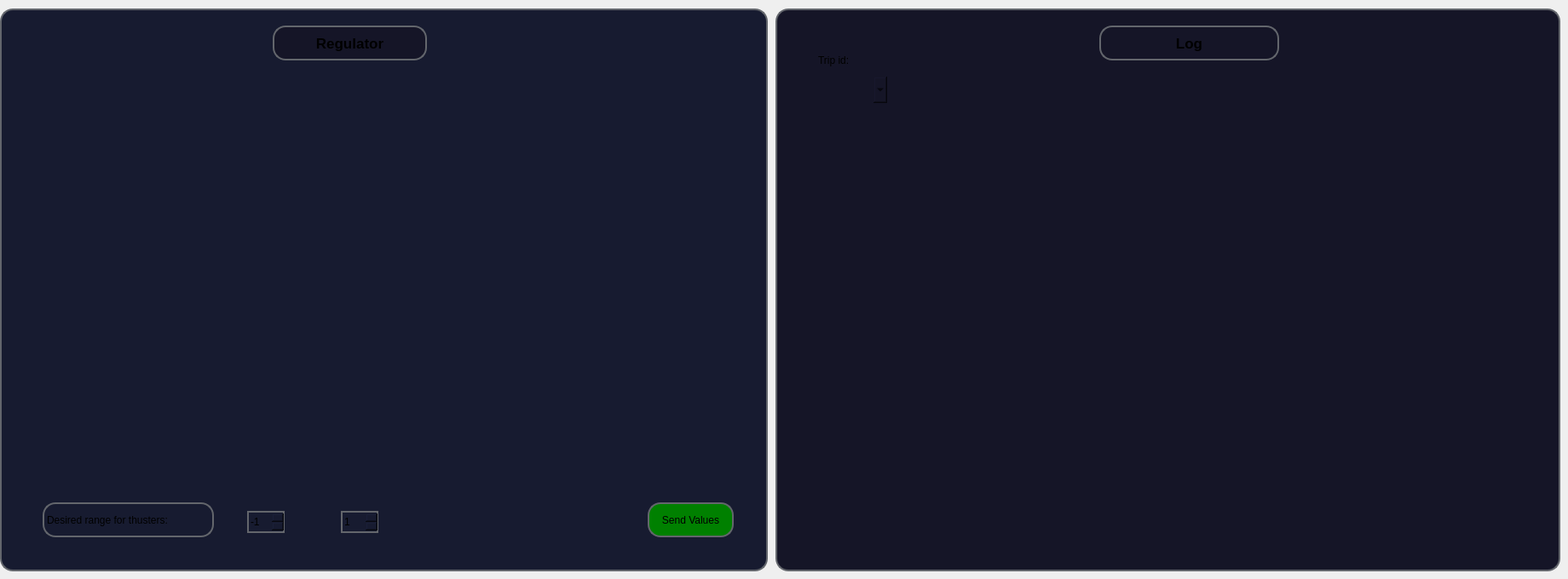
      <widget class="QWidget" name="tab_2">
       <attribute name="title">
        <string>Config</string>
       </attribute>
       <widget class="QFrame" name="frame">
        <property name="geometry">
         <rect>
          <x>0</x>
          <y>10</y>
          <width>901</width>
          <height>661</height>
         </rect>
        </property>
        <property name="styleSheet">
         <string notr="true">background-color:rgb(23, 27, 48);
border-radius: 15px; 
border: 2px solid rgb(99, 102, 108);</string>
        </property>
        <property name="frameShape">
         <enum>QFrame::StyledPanel</enum>
        </property>
        <property name="frameShadow">
         <enum>QFrame::Raised</enum>
        </property>
        <widget class="QLabel" name="label_13">
         <property name="geometry">
          <rect>
           <x>320</x>
           <y>20</y>
           <width>181</width>
           <height>41</height>
          </rect>
         </property>
         <property name="font">
          <font>
           <pointsize>13</pointsize>
           <weight>75</weight>
           <bold>true</bold>
          </font>
         </property>
         <property name="styleSheet">
          <string notr="true">background-color:rgb(21,21,39)</string>
         </property>
         <property name="text">
          <string>Regulator</string>
         </property>
         <property name="alignment">
          <set>Qt::AlignCenter</set>
         </property>
        </widget>
        <widget class="QTableWidget" name="tableWidget">
         <property name="geometry">
          <rect>
           <x>60</x>
           <y>70</y>
           <width>821</width>
           <height>441</height>
          </rect>
         </property>
         <property name="styleSheet">
          <string notr="true">border:none;
</string>
         </property>
        </widget>
        <widget class="QPushButton" name="button_regulator">
         <property name="geometry">
          <rect>
           <x>760</x>
           <y>580</y>
           <width>101</width>
           <height>41</height>
          </rect>
         </property>
         <property name="styleSheet">
          <string notr="true">background-color:green;</string>
         </property>
         <property name="text">
          <string>Send Values</string>
         </property>
        </widget>
        <widget class="QLabel" name="label_29">
         <property name="geometry">
          <rect>
           <x>50</x>
           <y>580</y>
           <width>201</width>
           <height>41</height>
          </rect>
         </property>
         <property name="text">
          <string>Desired range for thusters:</string>
         </property>
        </widget>
        <widget class="QSpinBox" name="spinBox">
         <property name="geometry">
          <rect>
           <x>290</x>
           <y>590</y>
           <width>44</width>
           <height>26</height>
          </rect>
         </property>
         <property name="minimum">
          <number>-20</number>
         </property>
         <property name="value">
          <number>-1</number>
         </property>
        </widget>
        <widget class="QSpinBox" name="spinBox_2">
         <property name="geometry">
          <rect>
           <x>400</x>
           <y>590</y>
           <width>44</width>
           <height>26</height>
          </rect>
         </property>
         <property name="minimum">
          <number>-20</number>
         </property>
         <property name="value">
          <number>1</number>
         </property>
        </widget>
       </widget>
       <widget class="QFrame" name="frame_10">
        <property name="geometry">
         <rect>
          <x>910</x>
          <y>10</y>
          <width>921</width>
          <height>661</height>
         </rect>
        </property>
        <property name="styleSheet">
         <string notr="true">background-color:rgb(21, 21, 39);
border-radius: 15px; 
border: 2px solid rgb(99, 102, 108);</string>
        </property>
        <property name="frameShape">
         <enum>QFrame::StyledPanel</enum>
        </property>
        <property name="frameShadow">
         <enum>QFrame::Raised</enum>
        </property>
        <widget class="QLabel" name="label_19">
         <property name="geometry">
          <rect>
           <x>380</x>
           <y>20</y>
           <width>211</width>
           <height>41</height>
          </rect>
         </property>
         <property name="font">
          <font>
           <pointsize>13</pointsize>
           <weight>75</weight>
           <bold>true</bold>
          </font>
         </property>
         <property name="text">
          <string>Log</string>
         </property>
         <property name="alignment">
          <set>Qt::AlignCenter</set>
         </property>
        </widget>
        <widget class="QComboBox" name="comboBox">
         <property name="geometry">
          <rect>
           <x>40</x>
           <y>80</y>
           <width>91</width>
           <height>31</height>
          </rect>
         </property>
         <property name="styleSheet">
          <string notr="true">border:none;</string>
         </property>
         <property name="frame">
          <bool>true</bool>
         </property>
        </widget>
        <widget class="QLabel" name="label_20">
         <property name="geometry">
          <rect>
           <x>50</x>
           <y>50</y>
           <width>71</width>
           <height>21</height>
          </rect>
         </property>
         <property name="styleSheet">
          <string notr="true">border:none;</string>
         </property>
         <property name="text">
          <string>Trip id:</string>
         </property>
        </widget>
        <widget class="QTableWidget" name="tableWidget_2">
         <property name="geometry">
          <rect>
           <x>30</x>
           <y>130</y>
           <width>861</width>
           <height>481</height>
          </rect>
         </property>
         <property name="styleSheet">
          <string notr="true">border:none;</string>
         </property>
        </widget>
       </widget>
      </widget>
